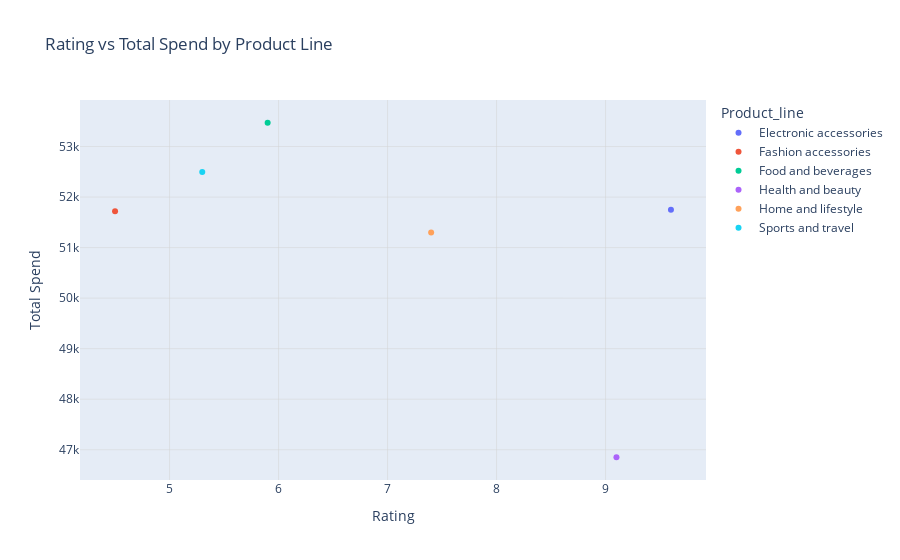

Notebook cell for this chart:
### Code cell
fig = px.scatter(ratings_df, x='Rating', y='Total Spend', color='Product_line', title='Rating vs Total Spend by Product Line')
fig.update_traces(marker=dict(size=16, opacity=1),
                  selector=dict(mode='markers+text'))

# Customize the layout
fig.update_layout(xaxis_title='Rating', yaxis_title='Total Spend')
fig.update_xaxes(showgrid=True, gridwidth=0.5, gridcolor='lightgray')
fig.update_yaxes(showgrid=True, gridwidth=0.5, gridcolor='lightgray')

fig.show()

### Figure 1 — Plotly figure (JSON) as saved in the notebook; plotly's stock layout.template omitted (floating-point values rounded to 4 significant figures)
{"data": [{"hovertemplate": "Product_line=Electronic accessories<br>Rating=%{x}<br>Total Spend=%{y}<extra></extra>", "legendgroup": "Electronic accessories", "marker": {"color": "#636efa", "symbol": "circle"}, "mode": "markers", "name": "Electronic accessories", "orientation": "v", "showlegend": true, "type": "scatter", "x": [9.6], "xaxis": "x", "y": [51750.0], "yaxis": "y"}, {"hovertemplate": "Product_line=Fashion accessories<br>Rating=%{x}<br>Total Spend=%{y}<extra></extra>", "legendgroup": "Fashion accessories", "marker": {"color": "#EF553B", "symbol": "circle"}, "mode": "markers", "name": "Fashion accessories", "orientation": "v", "showlegend": true, "type": "scatter", "x": [4.5], "xaxis": "x", "y": [51720.0], "yaxis": "y"}, {"hovertemplate": "Product_line=Food and beverages<br>Rating=%{x}<br>Total Spend=%{y}<extra></extra>", "legendgroup": "Food and beverages", "marker": {"color": "#00cc96", "symbol": "circle"}, "mode": "markers", "name": "Food and beverages", "orientation": "v", "showlegend": true, "type": "scatter", "x": [5.9], "xaxis": "x", "y": [53470.0], "yaxis": "y"}, {"hovertemplate": "Product_line=Health and beauty<br>Rating=%{x}<br>Total Spend=%{y}<extra></extra>", "legendgroup": "Health and beauty", "marker": {"color": "#ab63fa", "symbol": "circle"}, "mode": "markers", "name": "Health and beauty", "orientation": "v", "showlegend": true, "type": "scatter", "x": [9.1], "xaxis": "x", "y": [46850.0], "yaxis": "y"}, {"hovertemplate": "Product_line=Home and lifestyle<br>Rating=%{x}<br>Total Spend=%{y}<extra></extra>", "legendgroup": "Home and lifestyle", "marker": {"color": "#FFA15A", "symbol": "circle"}, "mode": "markers", "name": "Home and lifestyle", "orientation": "v", "showlegend": true, "type": "scatter", "x": [7.4], "xaxis": "x", "y": [51300.0], "yaxis": "y"}, {"hovertemplate": "Product_line=Sports and travel<br>Rating=%{x}<br>Total Spend=%{y}<extra></extra>", "legendgroup": "Sports and travel", "marker": {"color": "#19d3f3", "symbol": "circle"}, "mode": "markers", "name": "Sports and travel", "orientation": "v", "showlegend": true, "type": "scatter", "x": [5.3], "xaxis": "x", "y": [52500.0], "yaxis": "y"}], "layout": {"legend": {"title": {"text": "Product_line"}, "tracegroupgap": 0}, "title": {"text": "Rating vs Total Spend by Product Line"}, "xaxis": {"anchor": "y", "domain": [0, 1], "gridcolor": "lightgray", "gridwidth": 0.5, "showgrid": true, "title": {"text": "Rating"}}, "yaxis": {"anchor": "x", "domain": [0, 1], "gridcolor": "lightgray", "gridwidth": 0.5, "showgrid": true, "title": {"text": "Total Spend"}}}}
